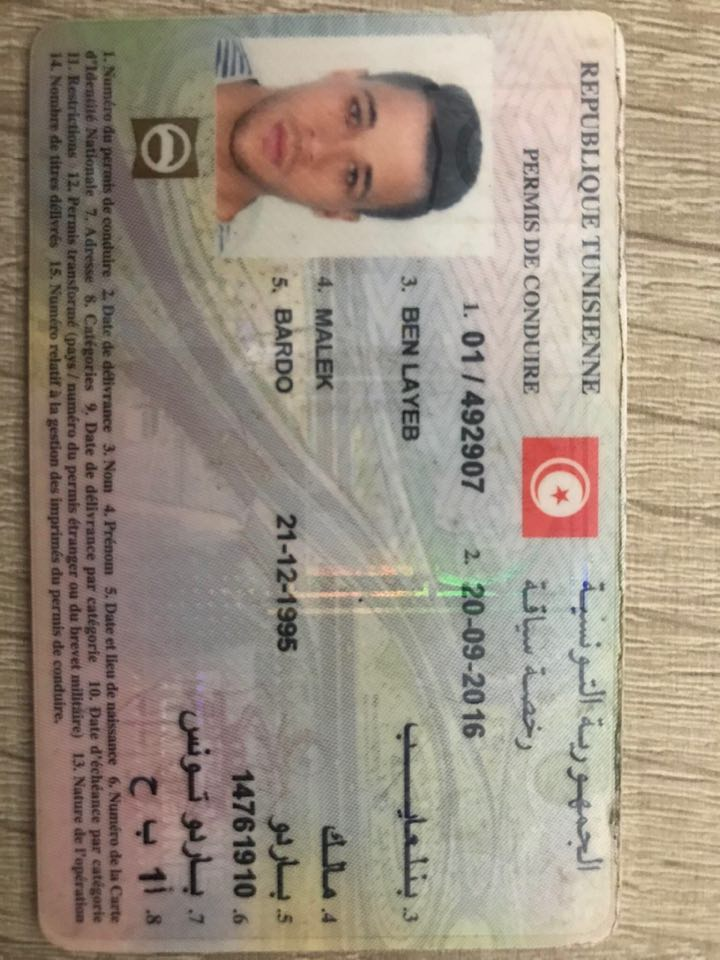
#> input picture ImagesPermis/permis.jpg, 720 x 960 px
$ python OpenCvProject.py
#> lines starting #> are read from the running program, lines starting #| are printed output that depends on the picture
#> in main, img is the input picture: shape (960, 720, 3); mean B, G, R 130.7, 144.9, 156.7
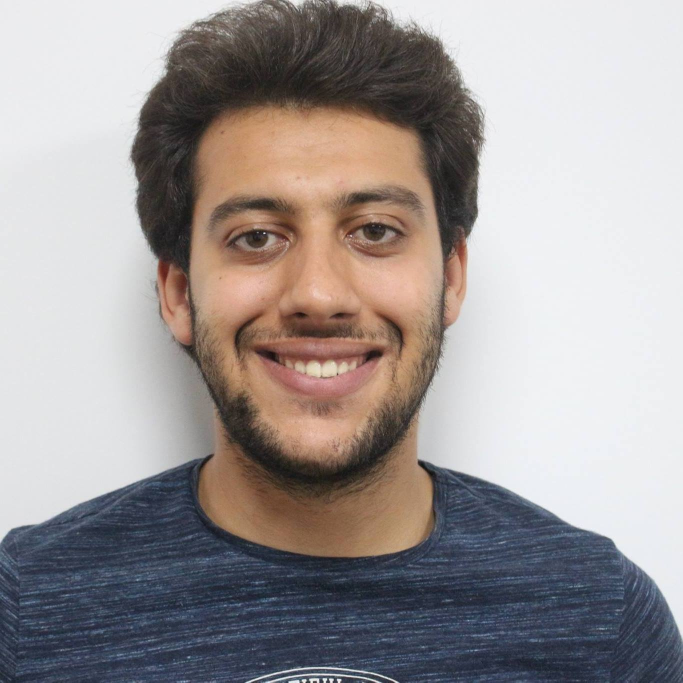
#> input picture outail.jpg, 1365 x 1365 px (shown at 1/2 size)
#> in main, img2 is the input picture: shape (1365, 1365, 3); mean B, G, R 151.4, 152, 158.4
### VGG_test.py
from keras.models import Model, Sequential
from keras.layers import Input, Convolution2D, ZeroPadding2D, MaxPooling2D, Flatten, Dense, Dropout, Activation
import numpy as np
from keras.preprocessing.image import load_img, save_img, img_to_array
from keras.applications.imagenet_utils import preprocess_input
from keras.preprocessing import image
from keras.models import model_from_json
import cv2


# [12 lines left out: functions preprocess_image, findCosineSimilarity, not called in this run]


def verifyFace(img1, img2,distance_de_similarite):

    model = Sequential()
    model.add(ZeroPadding2D((1, 1), input_shape=(224, 224, 3)))
    model.add(Convolution2D(64, (3, 3), activation='relu'))
    model.add(ZeroPadding2D((1, 1)))
    model.add(Convolution2D(64, (3, 3), activation='relu'))
    model.add(MaxPooling2D((2, 2), strides=(2, 2)))

    model.add(ZeroPadding2D((1, 1)))
    model.add(Convolution2D(128, (3, 3), activation='relu'))
    model.add(ZeroPadding2D((1, 1)))
    model.add(Convolution2D(128, (3, 3), activation='relu'))
    model.add(MaxPooling2D((2, 2), strides=(2, 2)))

    model.add(ZeroPadding2D((1, 1)))
    model.add(Convolution2D(256, (3, 3), activation='relu'))
    model.add(ZeroPadding2D((1, 1)))
    model.add(Convolution2D(256, (3, 3), activation='relu'))
    model.add(ZeroPadding2D((1, 1)))
    model.add(Convolution2D(256, (3, 3), activation='relu'))
    model.add(MaxPooling2D((2, 2), strides=(2, 2)))

    model.add(ZeroPadding2D((1, 1)))
    model.add(Convolution2D(512, (3, 3), activation='relu'))
    model.add(ZeroPadding2D((1, 1)))
    model.add(Convolution2D(512, (3, 3), activation='relu'))
    model.add(ZeroPadding2D((1, 1)))
    model.add(Convolution2D(512, (3, 3), activation='relu'))
    model.add(MaxPooling2D((2, 2), strides=(2, 2)))

    model.add(ZeroPadding2D((1, 1)))
    model.add(Convolution2D(512, (3, 3), activation='relu'))
    model.add(ZeroPadding2D((1, 1)))
    model.add(Convolution2D(512, (3, 3), activation='relu'))
    model.add(ZeroPadding2D((1, 1)))
    model.add(Convolution2D(512, (3, 3), activation='relu'))
    model.add(MaxPooling2D((2, 2), strides=(2, 2)))

    model.add(Convolution2D(4096, (7, 7), activation='relu'))
    model.add(Dropout(0.5))
    model.add(Convolution2D(4096, (1, 1), activation='relu'))
    model.add(Dropout(0.5))
    model.add(Convolution2D(2622, (1, 1)))
    model.add(Flatten())
    model.add(Activation('softmax'))

    model.load_weights('vgg_face_weights.h5')
    vgg_face_descriptor = Model(inputs=model.layers[0].input, outputs=model.layers[-2].output)

    img1_representation = vgg_face_descriptor.predict(preprocess_image((img1)))[0, :]
    img2_representation = vgg_face_descriptor.predict(preprocess_image((img2)))[0, :]

    cosine_similarity = findCosineSimilarity(img1_representation, img2_representation)

    print(cosine_similarity)

    if (cosine_similarity < distance_de_similarite):
        return str(round(1-cosine_similarity,2)*100)
    else:
        return "NOT_SIMILAR"


#verifyFace("cv_face.jpg", "face_from_permis.jpg")

### OpenCvProject.py
import cv2
import numpy as np
import VGG_test as vgg
face_cascade = cv2.CascadeClassifier('HaarCascades/haarcascade_frontalface_default.xml')

def strechContrast(img):
    xp = [0, 64, 128, 192, 255]
    fp = [0, 16, 128, 240, 255]
    x = np.arange(256)
    table = np.interp(x, xp, fp).astype('uint8')
    img = cv2.LUT(img, table)
    return img

def filter_card_image(img):
    stretchedImg = strechContrast(img)
    rotateImg = cv2.rotate(stretchedImg, cv2.ROTATE_90_COUNTERCLOCKWISE)
    resizedImg = cv2.resize(rotateImg, (400, 400))
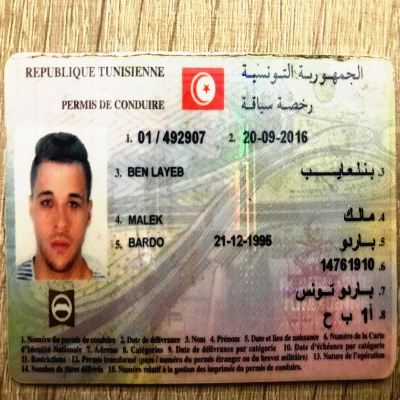
#> resizedImg: shape (400, 400, 3); mean of channels 0, 1, 2 132.9, 154.9, 171.8; drawn as B, G, R

    contrastedImg = cv2.convertScaleAbs(resizedImg, alpha=1.4, beta=0)
    smoothedImg = cv2.GaussianBlur(contrastedImg, (3, 3), 0)
    cv2.medianBlur(smoothedImg,3,smoothedImg)
    cv2.imshow("Filtred", smoothedImg)
    return smoothedImg


def extract_face_card_image(face_cascade,img,filename):
#> called with filename = 'permis_roi'
    gray = cv2.cvtColor(img, cv2.COLOR_BGR2GRAY)
    gray = cv2.equalizeHist(gray)
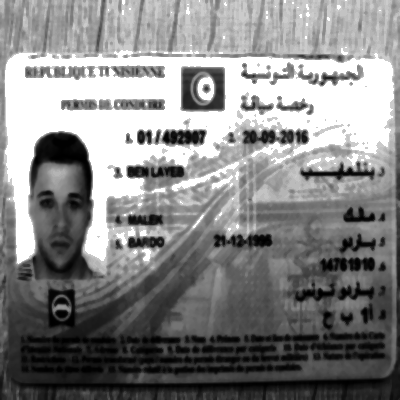
#> gray: shape (400, 400); min 0, max 255, mean 133.6

    faces = face_cascade.detectMultiScale(gray, 2, 5)
#> faces = [[15, 165, 96, 96]]
    for (x, y, w, h) in faces:
        img = cv2.rectangle(img, (x, y), (x + w, y + h), (255, 0, 0), 2)
        roi_gray = gray[y:y + h, x:x + w]
        roi_face = img[y:y + h, x:x + w]
        cv2.imshow("Haar_cascade"+filename, img)
        cv2.imshow('Roi'+filename, roi_face)
        cv2.imwrite(filename+'.jpg', roi_face)
        return roi_face
#> this loop made 1 pass
#> pass 1, in extract_face_card_image, `img = cv2.rectangle(img, (x, y), (x + w, y + h), (255, 0, 0), 2)`:
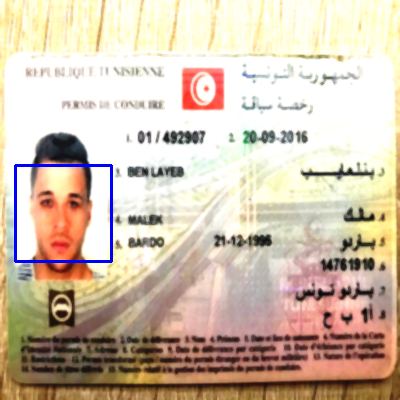
#> img: shape (400, 400, 3); mean of channels 0, 1, 2 174, 192.8, 209.9; drawn as B, G, R


def extract_face_cv_image(face_cascade,img,filename):

#> called with filename = 'cv_roi'
    gray = cv2.cvtColor(img, cv2.COLOR_BGR2GRAY)
#> gray: shape (1365, 1365)
    gray = cv2.equalizeHist(gray)
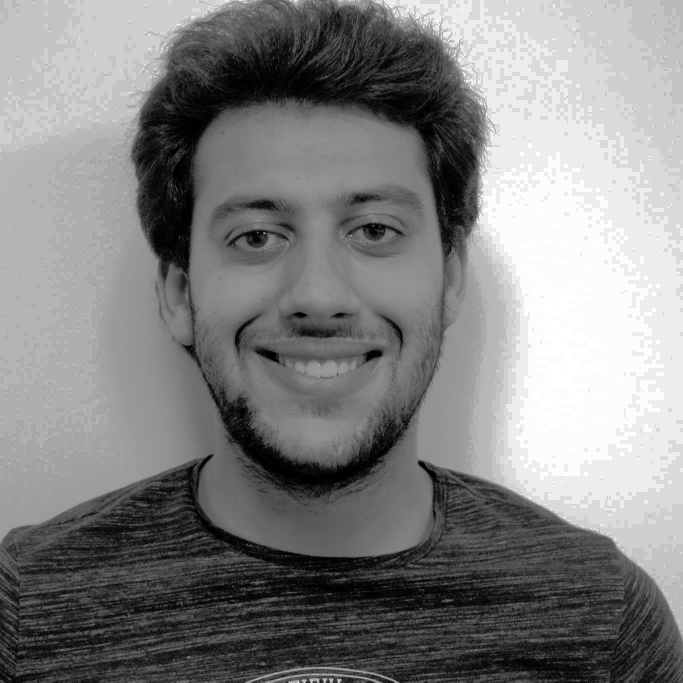
#> gray: shape (1365, 1365) (shown at 1/2 size); min 0, max 255, mean 130
    #cv2.imshow('qqRoi' + filename, gray)

    faces = face_cascade.detectMultiScale(gray, 2, 5)
#> faces = [[245, 156, 768, 768]]
    for (x, y, w, h) in faces:
        img = cv2.rectangle(img, (x, y), (x + w, y + h), (255, 0, 0), 2)
        roi_gray = gray[y:y + h, x:x + w]
        roi_face = img[y:y + h, x:x + w]
        cv2.imshow("Haar_cascade"+filename, img)
        cv2.imshow('Roi'+filename, roi_face)
        cv2.imwrite(filename+'.jpg', roi_face)
        return roi_face
#> this loop made 1 pass
#> pass 1, in extract_face_cv_image, `roi_gray = gray[y:y + h, x:x + w]`:
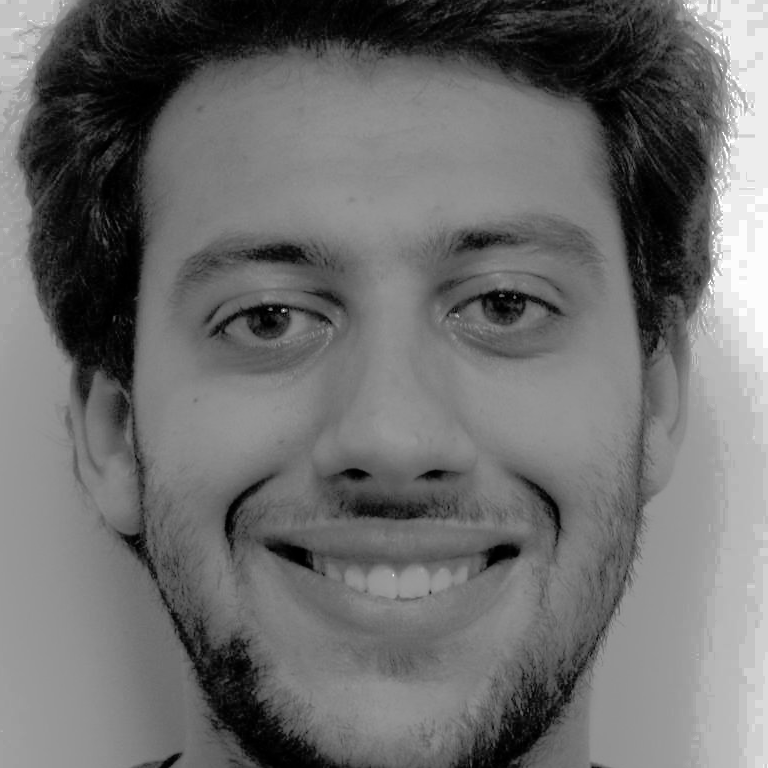
#> roi_gray: shape (768, 768); min 0, max 255, mean 108.8
#> pass 1, in extract_face_cv_image, `roi_face = img[y:y + h, x:x + w]`:
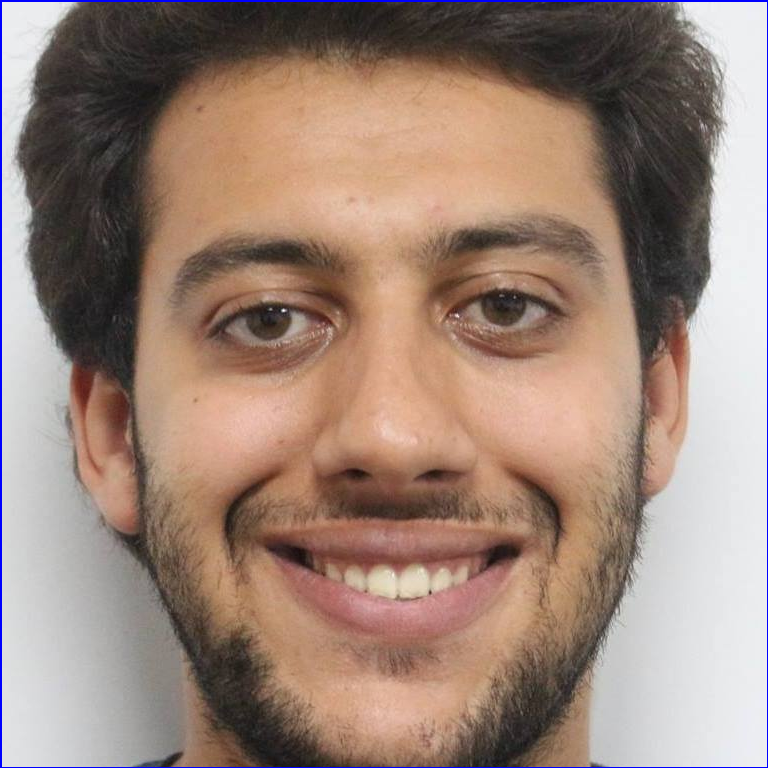
#> roi_face: shape (768, 768, 3); mean B, G, R 120.9, 133, 156.6


#img = cv2.rotate(img, cv2.ROTATE_90_COUNTERCLOCKWISE)
#cv2.imshow("thresh",thresh)


"""
#detected_face = detect_face(faces,img)
#detected_face_test = detect_face(faces2,img2)
"""

"""
orb = cv2.ORB_create()
kp1_, des1 = orb.detectAndCompute(detected_face,None)
kp2_, des2 = orb.detectAndCompute(detected_face_test,None)
bf= cv2.BFMatcher(cv2.NORM_HAMMING,crossCheck=True)
matches = bf.match(des1,des2)

matchesSorted = sorted(matches,key=lambda x:x.distance)
img3 =cv2.drawMatches(detected_face,kp1_,detected_face_test,kp2_,matchesSorted[:10],None, flags=2)
for m in matchesSorted:
    print(m.distance)

"""

#cv2.imshow('detected_face_test',detected_face_test)
#cv2.imshow('detected_face_test99',img3)

#cv2.imshow('img',img)

def main():
    img = cv2.imread('ImagesPermis/permis.jpg')
    img2 = cv2.imread('outail.jpg')

    cv2.imshow("cv_ Original", img2)
    cv2.imshow("permis_Original", img)

    img= filter_card_image(img)

    permis_roi=extract_face_card_image(face_cascade,img,"permis_roi")
    cv_roi = extract_face_cv_image(face_cascade, img2, "cv_roi")


    vgg.verifyFace(permis_roi, cv_roi, distance_de_similarite=0.40)
#> (the call stopped at in verifyFace, `model = Sequential()`: keras is not available in this run)

    cv2.waitKey(0)
    cv2.destroyAllWindows()


if __name__ == '__main__':
    main()
